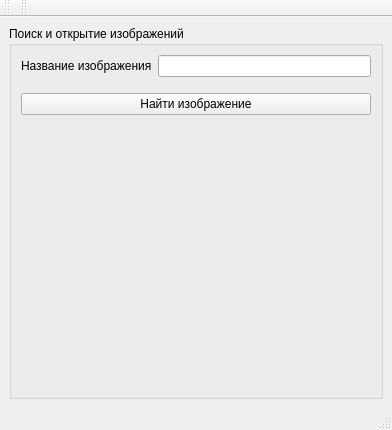
<?xml version="1.0" encoding="UTF-8"?>
<ui version="4.0">
 <class>MainWindow</class>
 <widget class="QMainWindow" name="MainWindow">
  <property name="geometry">
   <rect>
    <x>0</x>
    <y>0</y>
    <width>392</width>
    <height>430</height>
   </rect>
  </property>
  <property name="sizePolicy">
   <sizepolicy hsizetype="Preferred" vsizetype="Preferred">
    <horstretch>0</horstretch>
    <verstretch>0</verstretch>
   </sizepolicy>
  </property>
  <property name="windowTitle">
   <string>PictureViewer</string>
  </property>
  <widget class="QWidget" name="centralwidget">
   <layout class="QHBoxLayout" name="horizontalLayout_2">
    <item>
     <widget class="QGroupBox" name="groupBox">
      <property name="title">
       <string>Поиск и открытие изображений</string>
      </property>
      <layout class="QVBoxLayout" name="verticalLayout">
       <item>
        <layout class="QHBoxLayout" name="horizontalLayout">
         <item>
          <widget class="QLabel" name="label">
           <property name="text">
            <string>Название изображения</string>
           </property>
          </widget>
         </item>
         <item>
          <widget class="QLineEdit" name="name"/>
         </item>
        </layout>
       </item>
       <item>
        <spacer name="verticalSpacer">
         <property name="orientation">
          <enum>Qt::Vertical</enum>
         </property>
         <property name="sizeType">
          <enum>QSizePolicy::Fixed</enum>
         </property>
         <property name="sizeHint" stdset="0">
          <size>
           <width>20</width>
           <height>10</height>
          </size>
         </property>
        </spacer>
       </item>
       <item>
        <widget class="QPushButton" name="pushButton">
         <property name="text">
          <string>Найти изображение</string>
         </property>
        </widget>
       </item>
       <item>
        <spacer name="verticalSpacer_2">
         <property name="orientation">
          <enum>Qt::Vertical</enum>
         </property>
         <property name="sizeHint" stdset="0">
          <size>
           <width>20</width>
           <height>40</height>
          </size>
         </property>
        </spacer>
       </item>
      </layout>
     </widget>
    </item>
   </layout>
  </widget>
  <widget class="QMenuBar" name="menubar">
   <property name="geometry">
    <rect>
     <x>0</x>
     <y>0</y>
     <width>392</width>
     <height>22</height>
    </rect>
   </property>
  </widget>
  <widget class="QStatusBar" name="statusbar"/>
  <widget class="QToolBar" name="toolBar">
   <property name="windowTitle">
    <string>toolBar</string>
   </property>
   <attribute name="toolBarArea">
    <enum>TopToolBarArea</enum>
   </attribute>
   <attribute name="toolBarBreak">
    <bool>false</bool>
   </attribute>
  </widget>
  <widget class="QToolBar" name="toolBar_2">
   <property name="windowTitle">
    <string>toolBar_2</string>
   </property>
   <attribute name="toolBarArea">
    <enum>TopToolBarArea</enum>
   </attribute>
   <attribute name="toolBarBreak">
    <bool>false</bool>
   </attribute>
  </widget>
 </widget>
 <resources/>
 <connections/>
</ui>
